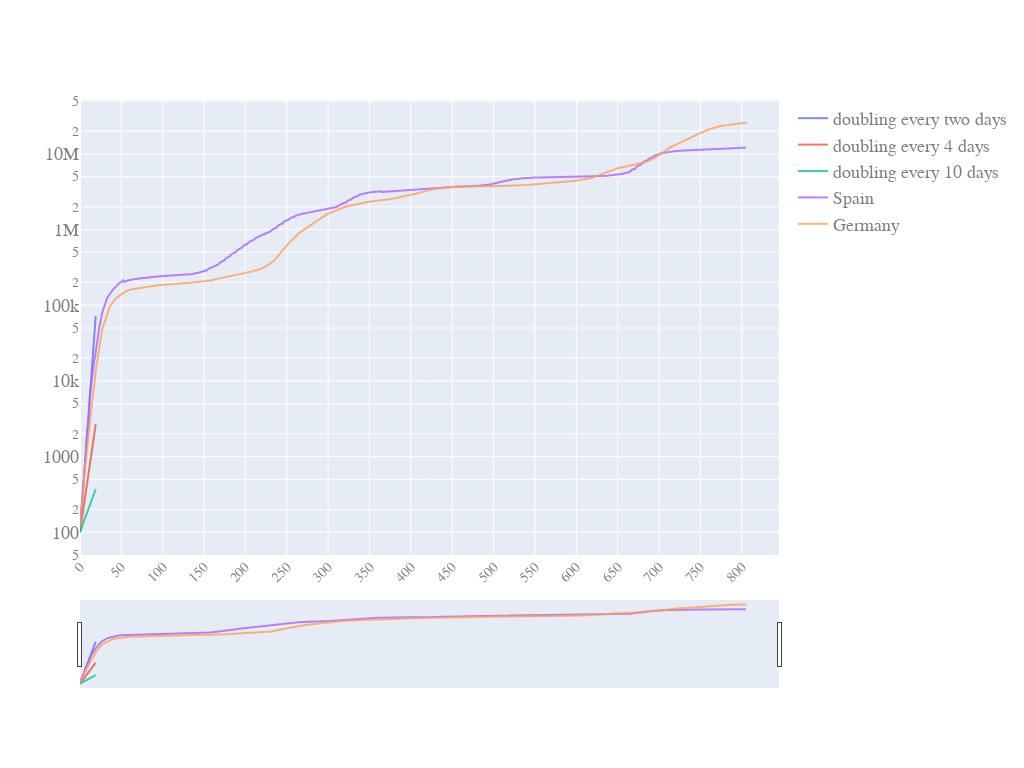

Notebook code cell kept with this figure:
### Code cell
quick_plot(pd_sync_timelines_w_slope.date,
           pd_sync_timelines_w_slope.iloc[:,0:5],
           y_scale='log',
           slider=True)

### Figure 1 — Plotly figure (JSON) as saved in the notebook; plotly's stock layout.template omitted (floating-point values rounded to 4 significant figures; data arrays with more than 128 entries replaced by an {"elided": "..."} marker saying what was removed)
{"data": [{"name": "doubling every two days", "opacity": 0.8, "type": "scatter", "x": {"elided": "846 int values"}, "y": {"elided": "846 float values"}}, {"name": "doubling every 4 days", "opacity": 0.8, "type": "scatter", "x": {"elided": "846 int values"}, "y": {"elided": "846 float values"}}, {"name": "doubling every 10 days", "opacity": 0.8, "type": "scatter", "x": {"elided": "846 int values"}, "y": {"elided": "846 float values"}}, {"name": "Spain", "opacity": 0.8, "type": "scatter", "x": {"elided": "846 int values"}, "y": {"elided": "846 int values"}}, {"name": "Germany", "opacity": 0.8, "type": "scatter", "x": {"elided": "846 int values"}, "y": {"elided": "846 int values"}}], "layout": {"autosize": true, "font": {"color": "#7f7f7f", "family": "PT Sans, monospace", "size": 18}, "height": 768, "width": 1024, "xaxis": {"nticks": 20, "rangeslider": {"visible": true}, "tickangle": -45, "tickfont": {"color": "#7f7f7f", "size": 14}}, "yaxis": {"type": "log"}}}
